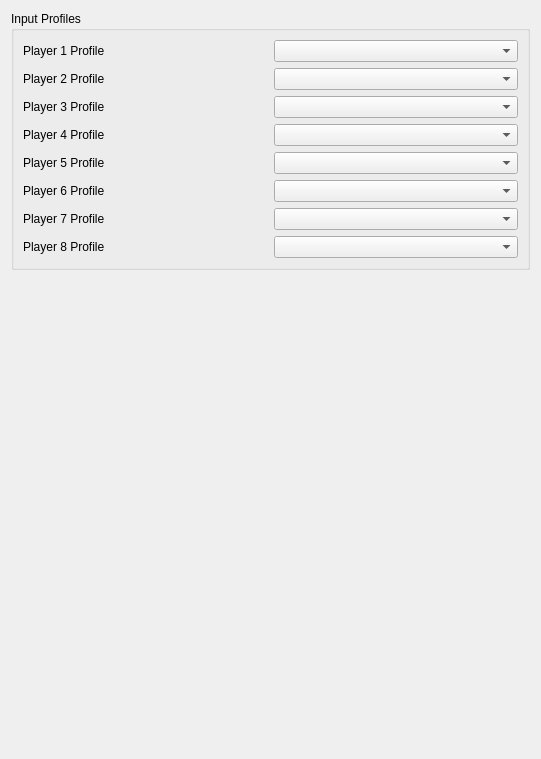
<?xml version="1.0" encoding="UTF-8"?>
<ui version="4.0">
 <class>ConfigureInputPerGame</class>
 <widget class="QWidget" name="PerGameInput">
  <property name="geometry">
   <rect>
    <x>0</x>
    <y>0</y>
    <width>541</width>
    <height>759</height>
   </rect>
  </property>
  <property name="windowTitle">
   <string>Form</string>
  </property>
  <property name="accessibleName">
   <string>Graphics</string>
  </property>
  <layout class="QVBoxLayout" name="verticalLayout_1">
   <item>
    <layout class="QVBoxLayout" name="verticalLayout_2">
     <property name="spacing">
      <number>0</number>
     </property>
     <item>
      <widget class="QGroupBox" name="groupBox">
       <property name="title">
        <string>Input Profiles</string>
       </property>
       <layout class="QVBoxLayout" name="verticalLayout_4">
        <item>
         <widget class="QWidget" name="player_1" native="true">
          <layout class="QHBoxLayout" name="input_profile_layout_1">
           <property name="leftMargin">
            <number>0</number>
           </property>
           <property name="topMargin">
            <number>0</number>
           </property>
           <property name="rightMargin">
            <number>0</number>
           </property>
           <property name="bottomMargin">
            <number>0</number>
           </property>
           <item>
            <widget class="QLabel" name="label_player_1">
             <property name="text">
              <string>Player 1 Profile</string>
             </property>
            </widget>
           </item>
           <item>
            <widget class="QComboBox" name="profile_player_1">
             <property name="sizePolicy">
              <sizepolicy hsizetype="Preferred" vsizetype="Fixed">
               <horstretch>0</horstretch>
               <verstretch>0</verstretch>
              </sizepolicy>
             </property>
            </widget>
           </item>
          </layout>
         </widget>
        </item>
        <item>
         <widget class="QWidget" name="player_2" native="true">
          <layout class="QHBoxLayout" name="input_profile_layout_2">
           <property name="leftMargin">
            <number>0</number>
           </property>
           <property name="topMargin">
            <number>0</number>
           </property>
           <property name="rightMargin">
            <number>0</number>
           </property>
           <property name="bottomMargin">
            <number>0</number>
           </property>
           <item>
            <widget class="QLabel" name="label_player_2">
             <property name="text">
              <string>Player 2 Profile</string>
             </property>
            </widget>
           </item>
           <item>
            <widget class="QComboBox" name="profile_player_2">
             <property name="sizePolicy">
              <sizepolicy hsizetype="Preferred" vsizetype="Fixed">
               <horstretch>0</horstretch>
               <verstretch>0</verstretch>
              </sizepolicy>
             </property>
            </widget>
           </item>
          </layout>
         </widget>
        </item>
        <item>
         <widget class="QWidget" name="player_3" native="true">
          <layout class="QHBoxLayout" name="input_profile_layout_3">
           <property name="leftMargin">
            <number>0</number>
           </property>
           <property name="topMargin">
            <number>0</number>
           </property>
           <property name="rightMargin">
            <number>0</number>
           </property>
           <property name="bottomMargin">
            <number>0</number>
           </property>
           <item>
            <widget class="QLabel" name="label_player_3">
             <property name="text">
              <string>Player 3 Profile</string>
             </property>
            </widget>
           </item>
           <item>
            <widget class="QComboBox" name="profile_player_3">
             <property name="sizePolicy">
              <sizepolicy hsizetype="Preferred" vsizetype="Fixed">
               <horstretch>0</horstretch>
               <verstretch>0</verstretch>
              </sizepolicy>
             </property>
            </widget>
           </item>
          </layout>
         </widget>
        </item>
        <item>
         <widget class="QWidget" name="player_4" native="true">
          <layout class="QHBoxLayout" name="input_profile_layout_4">
           <property name="leftMargin">
            <number>0</number>
           </property>
           <property name="topMargin">
            <number>0</number>
           </property>
           <property name="rightMargin">
            <number>0</number>
           </property>
           <property name="bottomMargin">
            <number>0</number>
           </property>
           <item>
            <widget class="QLabel" name="label_player_4">
             <property name="text">
              <string>Player 4 Profile</string>
             </property>
            </widget>
           </item>
           <item>
            <widget class="QComboBox" name="profile_player_4">
             <property name="sizePolicy">
              <sizepolicy hsizetype="Preferred" vsizetype="Fixed">
               <horstretch>0</horstretch>
               <verstretch>0</verstretch>
              </sizepolicy>
             </property>
            </widget>
           </item>
          </layout>
         </widget>
        </item>
        <item>
         <widget class="QWidget" name="player_5" native="true">
          <layout class="QHBoxLayout" name="input_profile_layout_5">
           <property name="leftMargin">
            <number>0</number>
           </property>
           <property name="topMargin">
            <number>0</number>
           </property>
           <property name="rightMargin">
            <number>0</number>
           </property>
           <property name="bottomMargin">
            <number>0</number>
           </property>
           <item>
            <widget class="QLabel" name="label_player_5">
             <property name="text">
              <string>Player 5 Profile</string>
             </property>
            </widget>
           </item>
           <item>
            <widget class="QComboBox" name="profile_player_5">
             <property name="sizePolicy">
              <sizepolicy hsizetype="Preferred" vsizetype="Fixed">
               <horstretch>0</horstretch>
               <verstretch>0</verstretch>
              </sizepolicy>
             </property>
            </widget>
           </item>
          </layout>
         </widget>
        </item>
        <item>
         <widget class="QWidget" name="player_6" native="true">
          <layout class="QHBoxLayout" name="input_profile_layout_6">
           <property name="leftMargin">
            <number>0</number>
           </property>
           <property name="topMargin">
            <number>0</number>
           </property>
           <property name="rightMargin">
            <number>0</number>
           </property>
           <property name="bottomMargin">
            <number>0</number>
           </property>
           <item>
            <widget class="QLabel" name="label_player_6">
             <property name="text">
              <string>Player 6 Profile</string>
             </property>
            </widget>
           </item>
           <item>
            <widget class="QComboBox" name="profile_player_6">
             <property name="sizePolicy">
              <sizepolicy hsizetype="Preferred" vsizetype="Fixed">
               <horstretch>0</horstretch>
               <verstretch>0</verstretch>
              </sizepolicy>
             </property>
            </widget>
           </item>
          </layout>
         </widget>
        </item>
        <item>
         <widget class="QWidget" name="player_7" native="true">
          <layout class="QHBoxLayout" name="input_profile_layout_7">
           <property name="leftMargin">
            <number>0</number>
           </property>
           <property name="topMargin">
            <number>0</number>
           </property>
           <property name="rightMargin">
            <number>0</number>
           </property>
           <property name="bottomMargin">
            <number>0</number>
           </property>
           <item>
            <widget class="QLabel" name="label_player_7">
             <property name="text">
              <string>Player 7 Profile</string>
             </property>
            </widget>
           </item>
           <item>
            <widget class="QComboBox" name="profile_player_7">
             <property name="sizePolicy">
              <sizepolicy hsizetype="Preferred" vsizetype="Fixed">
               <horstretch>0</horstretch>
               <verstretch>0</verstretch>
              </sizepolicy>
             </property>
            </widget>
           </item>
          </layout>
         </widget>
        </item>
        <item>
         <widget class="QWidget" name="player_8" native="true">
          <layout class="QHBoxLayout" name="input_profile_layout_8">
           <property name="leftMargin">
            <number>0</number>
           </property>
           <property name="topMargin">
            <number>0</number>
           </property>
           <property name="rightMargin">
            <number>0</number>
           </property>
           <property name="bottomMargin">
            <number>0</number>
           </property>
           <item>
            <widget class="QLabel" name="label_player_8">
             <property name="text">
              <string>Player 8 Profile</string>
             </property>
            </widget>
           </item>
           <item>
            <widget class="QComboBox" name="profile_player_8">
             <property name="sizePolicy">
              <sizepolicy hsizetype="Preferred" vsizetype="Fixed">
               <horstretch>0</horstretch>
               <verstretch>0</verstretch>
              </sizepolicy>
             </property>
            </widget>
           </item>
          </layout>
         </widget>
        </item>
       </layout>
      </widget>
     </item>
    </layout>
   </item>
   <item>
    <spacer name="verticalSpacer">
     <property name="orientation">
      <enum>Qt::Vertical</enum>
     </property>
     <property name="sizeHint" stdset="0">
      <size>
       <width>20</width>
       <height>40</height>
      </size>
     </property>
    </spacer>
   </item>
  </layout>
 </widget>
 <resources/>
 <connections/>
</ui>
